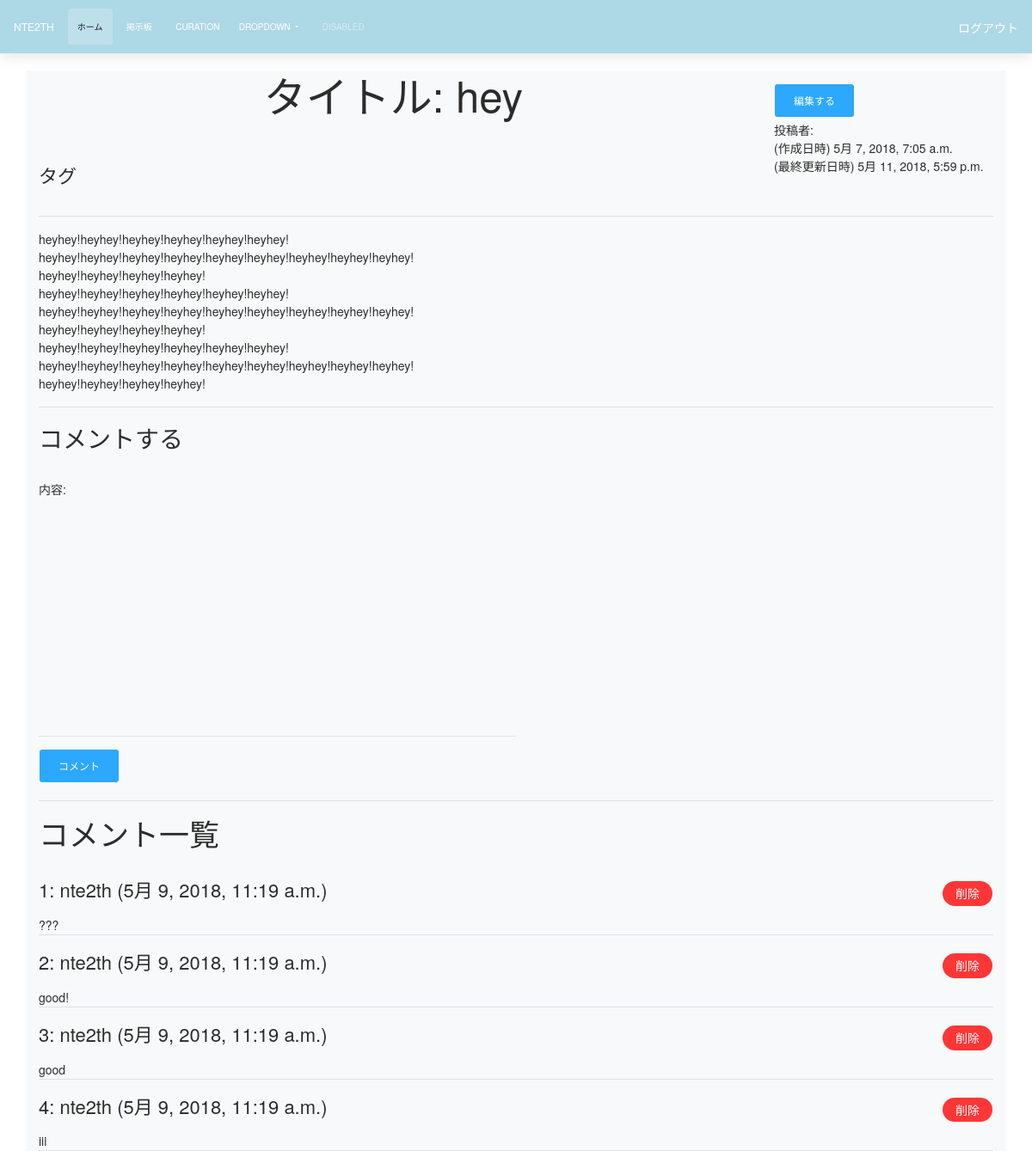
The app's page /curation/home/1/article/3/ (signed in) with its own data.
### user_auth/models.py (models this page shows, shortened)
class User(AbstractUser):
    class Meta(AbstractUser.Meta):
        db_table = 'user'

### curation/models.py (models this page shows, shortened)
class Article(models.Model):
    title = models.CharField('記事名', max_length=30)
    body = models.TextField('内容')
    admin = models.ForeignKey(User, on_delete=models.CASCADE, related_name='article_admin_user')
    thumbnail = models.ImageField('サムネイル', upload_to='media/', blank=True)
    community = models.ForeignKey(Community, on_delete=models.CASCADE, default=int)
    is_public = models.BooleanField('公開非公開設定', default=True)
    comment = models.ManyToManyField(Comment, verbose_name='コメント', blank=True)
    like_user = models.ManyToManyField(User, verbose_name='いいねしたユーザー', related_name='article_like_user',blank=True)
    created_at = models.DateTimeField('作成日時', auto_now_add=True)
    updated_at = models.DateTimeField('更新日時', auto_now=True)

class Comment(models.Model):
    body = models.TextField('内容')
    admin = models.ForeignKey(User, on_delete=models.CASCADE, related_name='curation_comment_admin_user')
    created_at = models.DateTimeField('投稿日時', auto_now_add=True)

### curation/views.py (the view)
# urls.py: path('home/<int:community_id>/article/<int:article_id>/', views.article_detail, name='article_detail'),
@login_required
def article_detail(request,community_id, article_id):
    article = get_object_or_404(Article, id=article_id)
    comments = article.comment.order_by('-created_at')
    if request.method == 'POST':
        form = ArticleCommentForm(request.POST)
        if form.is_valid():
            comment = form.save(commit=False)
            comment.admin_id = request.user.id
            comment.save()
            article.comment.add(comment)
        return HttpResponseRedirect(reverse('curation:article_detail', args=(community_id, article_id,)))
    else:
        form = ArticleCommentForm()
        return render(request, 'curation/article_detail.html',
                  {'article': article,
                   'form': form,
                   'comments': comments,
                   'community_id': community_id})

### curation/forms.py
class ArticleCommentForm(forms.ModelForm):
    class Meta:
        model = Comment
        fields = (
            'body',
        )

### board/templatetags/board_tag.py (called while the page is built)
@register.filter(is_safe=True)
def url_target_blank(text):
    return text.replace('<a ', '<a target="_blank" rel="nofollow" ')

### curation/templates/curation/article_detail.html (shortened to what this page needs)
{% extends 'curation/base.html' %}
{% load board_tag %}
{% load widget_tweaks %}
{% block content %}
<div class="container bg-light mb-5">
    <div class="article-header row header">
        <div class="col-9">
            <h1 class="text-center">タイトル: {{ article.title }}</h1><br />
            <h5>タグ</h5>
        </div>
        <div class="col-3">
            {% if user.id == article.admin.id %}
            <a href="{% url 'curation:article_edit' community_id article.id %}" class="btn btn-info mt-3">編集する</a><br />
            {% endif %}
            投稿者: {{ aritlce.admin }}<br />
            (作成日時) {{ article.created_at }}<br />
            (最終更新日時) {{ article.updated_at }}
        </div>
    </div>
    <hr />
    <div class="article-body">
        {{ article.body |linebreaksbr | urlize | url_target_blank }}
    </div>
    <hr />
    <div class="comment-form">
        <h3>コメントする</h3>
        <form method="post" action="{% url 'curation:article_detail' community_id article.id %}">
            {% for filed in form.visible_fields %}
            <div class="form-group">
                <label for="filed.id_for_label">{{ filed.label_tag }}</label>
                {{ filed |add_class:'form-control w-50' }}
            </div>
            {% endfor %}
            <div class="form-group">
                <input class="btn btn-info" type="submit" value="コメント" />
            </div>
        </form>
        <hr />
    </div>
    <div class="comments">
        <h2>コメント一覧</h2>
        {% for comment in comments %}
            <div class="mt-3 border-bottom">
                {% if comment.admin_id == user.id %}
                <div class="float-right">
                    <button class="btn btn-danger btn-sm btn-round d-block" data-toggle="modal" data-target="#deleteComment">
                        削除
                    </button>
                </div>
                {% endif %}
                <h5>{{ forloop.counter }}: {{ comment.admin.username }} ({{ comment.created_at }})<br /></h5>
                {{ comment.body | linebreaksbr |urlize | url_target_blank}}
            </div>
        {% endfor %}
    </div>
</div>
{% endblock %}

### curation/templates/curation/base.html (shortened to what this page needs)
{% load static %}
{% load widget_tweaks %}
<!DOCTYPE html>
<html lang="ja">
<head>
    <link rel="stylesheet" href="https://stackpath.bootstrapcdn.com/bootstrap/4.1.0/css/bootstrap.min.css">
    <link rel="stylesheet" href="{% static 'css/curation.css' %}">
    <link rel="stylesheet" href="{% static 'css/now-ui-kit/css/now-ui-kit.css' %}">
    <link rel="stylesheet" href="{% static 'css/now-ui-kit/css/demo.css' %}">
</head>
<body>
<nav class="navbar navbar-expand-sm navbar-light sticky-top" style="background-color: #add8e6;">
  <a class="navbar-brand" href="{% url 'my_page' %}">{{ user.username }}</a>
  <div class="collapse navbar-collapse" id="navbarSupportedContent">
    <ul class="navbar-nav mr-auto">
      <li class="nav-item active">
        <a class="nav-link" href="{% url 'posts:index' %}">ホーム<span class="sr-only">(current)</span></a>
      </li>
      <li class="nav-item">
        <a class="nav-link" href="{% url 'board:home' %}">掲示板</a>
      </li>
      <li>
          <a class="nav-link" href="{% url 'curation:home' %}">Curation</a>
      </li>
      <li class="nav-item dropdown">
        <a class="nav-link dropdown-toggle" href="#" id="navbarDropdown" role="button" data-toggle="dropdown" aria-haspopup="true" aria-expanded="false">
          Dropdown
        </a>
      </li>
      <li class="nav-item">
        <a class="nav-link disabled" href="#">Disabled</a>
      </li>
    </ul>
    {% if user.is_authenticated %}
        <li><a href="{% url 'logout' %}" class="nav-item">ログアウト</a></li>
    {% else %}
        <li><a href="{% url 'login' %}" class="nav-item text-dark">ログイン</a></li>
    {% endif %}
  </div>
</nav>
{% block content %}
{% endblock %}
</body>
</html>

### static/css/curation.css (style rules this page uses)
html, body { height: 100%; }
li { list-style: none; }

### records on screen
User: username "NTE2TH"
Article: title "hey", created_at "5月 7, 2018, 7:05 a.m.", updated_at "5月 11, 2018, 5:59 p.m.", body|url_target_blank "heyhey!heyhey!heyhey!heyhey!heyhey!heyhey! heyhey!heyhey!heyhey!heyhey!heyhey!heyhey!heyhey!heyhey!heyhey! heyhey!heyhey!heyhey!heyhey! heyhey!heyhey!heyhey!heyhey!heyhey!heyhey! heyhey!heyhey!heyhey!heyhey!heyhey!heyhey!heyhey!heyhey!heyhey! heyhey!heyhey!heyhey!heyhey! heyhey!heyhey!heyhey!heyhey!heyhey!heyhey! heyhey!heyhey!heyhey!heyhey!heyhey!heyhey!heyhey!heyhey!heyhey! heyhey!heyhey!heyhey!heyhey!"
Comment: shows "削除", admin.username "nte2th", created_at "5月 9, 2018, 11:19 a.m.", body|url_target_blank "???"
Comment: shows "削除", admin.username "nte2th", created_at "5月 9, 2018, 11:19 a.m.", body|url_target_blank "good!"
Comment: shows "削除", admin.username "nte2th", created_at "5月 9, 2018, 11:19 a.m.", body|url_target_blank "good"
Comment: shows "削除", admin.username "nte2th", created_at "5月 9, 2018, 11:19 a.m.", body|url_target_blank "iii"

### other values on screen
{{ filed.label_tag }} "内容:"
